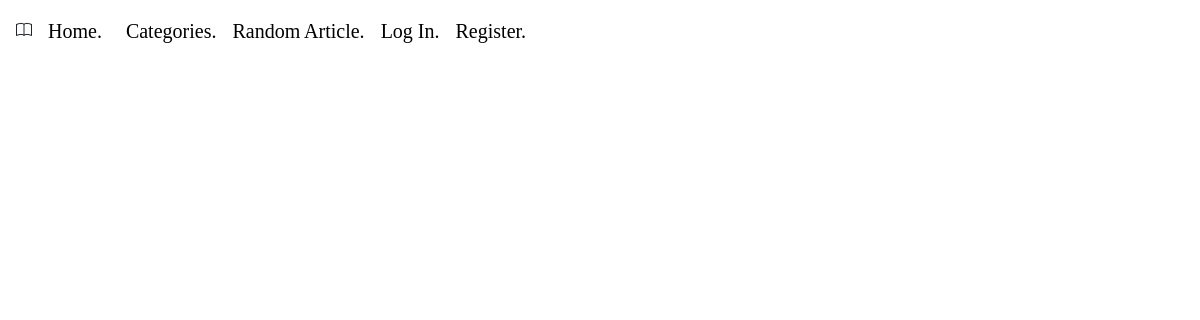
Page /category/6 on the earlier database version.
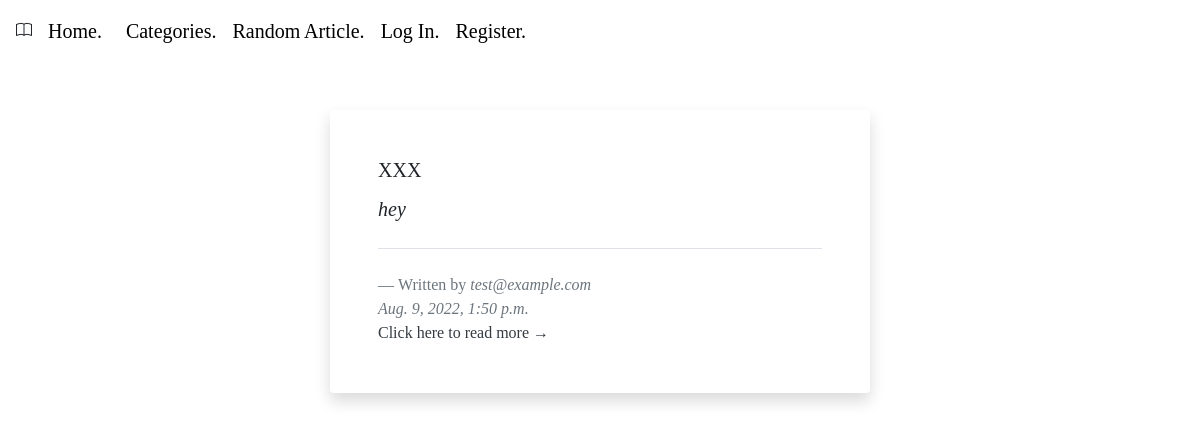
Same page on the later database version.
### final/models.py (models this page shows, shortened)
class Article(models.Model):
    title = models.CharField(max_length=1000)
    author = models.ForeignKey(User, on_delete=models.CASCADE, related_name="articles")
    brief = models.TextField()
    text = models.TextField()
    date = models.DateTimeField(auto_now_add=True)
    category = models.ForeignKey(Categories, on_delete=models.CASCADE, blank=True, null=True, related_name="categories")

class User(AbstractUser):
    pass

### final/views.py (the view)
# urls.py: path("category/<int:category_id>", views.category, name="category"),
def category(request, category_id):
    category = Categories.objects.get(pk=category_id)
    articles = Article.objects.filter(category=category).order_by('-date')
    return render(request, "final/category.html", {
        "articles": articles
    })

### final/templates/final/category.html (shortened to what this page needs)
{% extends "final/layout.html" %}
{% load static %}
{% block body %}
   <section class="py-5">
    <div class="container">
    {% for article in articles %}
        <div class="row">
            <div class="col-lg-6 mx-auto" onclick="this.querySelector('a').click(); return true;">
                <blockquote class="blockquote blockquote-custom bg-white p-5 shadow rounded">
                    <h5 class="card-title">{{ article.title }}</h5>
                    <p class="mb-0 mt-2 font-italic">{{ article.brief }}</p>
                    <footer class="blockquote-footer pt-4 mt-4 border-top">Written by
                        <cite title="Source Title">{{ article.author }}</cite>
                        <br>
                        <cite title="Source Title">{{ article.date }}</cite>
                        <br>
                        <a  class="text-decoration-none text-dark" href="{% url 'article' article.id %}">Click here to read more →</a>
                    </footer>
                </blockquote>
            </div>
        </div>
        {% endfor %}
    </div>
</section>
{% endblock %}

Differences in the rows shown:
added Article: title "XXX", brief "hey", author "test@example.com", date "Aug. 9, 2022, 1:50 p.m."
